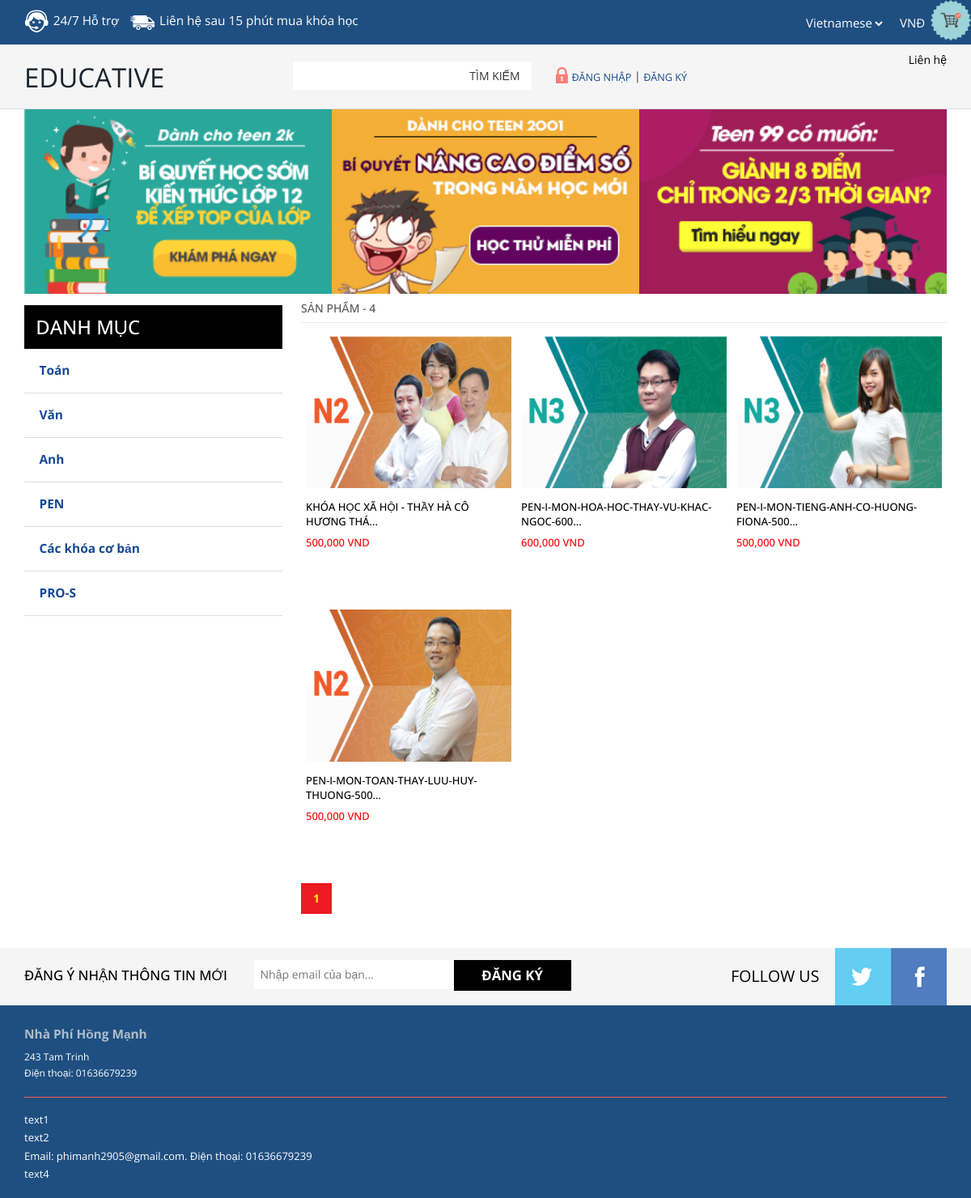
The app's page /product-child.php?id=17 with its own data.
### tables this page shows
CREATE TABLE `product` (
  `iID` int(64) NOT NULL,
  `iid_parent` int(64) NOT NULL,
  `product_name` varchar(128) NOT NULL,
  `cost` int(64) NOT NULL,
  `img_path` varchar(128) NOT NULL,
  `quantity` int(64) NOT NULL,
  `description` text NOT NULL,
  `note` text NOT NULL,
  `sale` int(64) NOT NULL
);

CREATE TABLE `menu` (
  `iid_menu` int(64) NOT NULL,
  `vname` varchar(128) NOT NULL,
  `iparent` int(64) NOT NULL
);

CREATE TABLE `address_footer` (
  `iid_footer` int(64) NOT NULL,
  `vname` varchar(128) NOT NULL,
  `vaddress` varchar(128) NOT NULL,
  `vmobile` varchar(128) NOT NULL
);

### config.php (called while the page is built, shortened)
<?php
$host="localhost";
$user="root";
$password="";
$db="educative";
$connection=mysqli_connect("{$host}","{$user}","{$password}","{$db}") or die ('Could not connect database');
require_once "mysqli.class.php";
$db=new db();
?>

### mysqli.class.php (called while the page is built, shortened)
<?php
    class db{
        public function select($connection,$sql){
            $query=mysqli_query($connection,$sql);
            while($num=mysqli_fetch_array($query, MYSQLI_ASSOC)){
                $data[]=$num;
            }
            return $data;
        }
    }
?>

### product-child.php (the view, shortened to what this page needs)
<!DOCTYPE html>
<html>
<head>
    <link href="css/bootstrap.css" rel="stylesheet" type="text/css" media="all"/>
    <link href="css/style.css" rel="stylesheet" type="text/css" media="all"/>
</head>
<body>
<?php
include('header.php');
?>
<div class="container">
    <div class="col-md-4 fix-col-4">
        <a href="#"><img src="http://localhost/educative/Image/fix.png"> </a>
    </div>
    <div class="col-md-4 fix-col-4">
        <a href="#"><img src="http://localhost/educative/Image/275x165_(9).jpg"> </a>
    </div>
    <div class="col-md-4 fix-col-4">
        <a href="#"><img src="http://localhost/educative/Image/275x165_penm_hoc_thu.png"> </a>
    </div>
    <div class="women-product">
        <div class=" w_content">
            <div class="women">
                <a href="#"><h4>Sản phẩm -
                    <span>
                        <?php
                        $id = $_GET['id'];
                        $sql = "SELECT * FROM `product` where iid_parent=" . $id;
                        $query = mysql_query($sql);
                        $row = mysql_num_rows($query);
                        echo $row;
                        ?>
                    </span></h4></a>
                <div class="clearfix"></div>
            </div>
        </div>
        <?php
        $id = $_GET['id'];
        $db  = mysql_select_db('educative');
        $vitri = ($_GET['page'] - 1) * 9;
        $result = mysql_query('select * from product where iid_parent=' . $id.' limit '.$vitri.',9');
 while ($row1 = mysql_fetch_assoc($result)) {
     echo "<div class='grid-product'>";
     echo "<div class='product-grid'>";
     echo "<div class='content_box'>";
     echo " <a href='product-detail.php?id=" . $row1['iID'] . "'>";
     echo "<div class='left-grid-view grid-view-left'>";
     echo " <img src='" . $row1['img_path'] . "' class='img-responsive watch-right' alt=''/>";
     echo "</div>";
     echo "</a>";
     echo "</div>";
     echo "<h4><a href='product-detail.php?id=" . $row1['iID'] . "'>" . substr($row1['product_name'] ,0, 50) . "...</a></h4>";
     echo "<h4 class='giaban'>" . number_format($row1['cost']) . " VND</h4>";
     echo "</div>";
     echo "</div>";
 }
 $re = mysql_query('select * from product where iid_parent=' . $id.' ');
 $n = mysql_num_rows($re);
 $tong_so_trang = floor($n/10) + 1;
 for ($i=1 ; $i<=$tong_so_trang ; $i++) {
     if ($i == $_GET['page']) {
         echo ' <a class="phantrang active" >'.$i.'</a> ';
  } else {
         echo '<a class="phantrang" href="product-child.php?id='. $id.'&page='.$i.'">'.$i.'</a>';
   }
 }
?>
    </div>
    <?php
    include('sidebar.php');
    ?>
    <div class="clearfix"></div>
</div>
<?php
include('footer.php');
?>
</body>
</html>

### sidebar.php (shortened to what this page needs)
<?php
require_once "config.php";
mysqli_set_charset($connection, "utf8");
function  buiding_menu($parent, $menuData)
{
    $html = "";
    if (isset($menuData['iparent'][$parent])) {
        $html .= "<ul class='menu'>";
        foreach ($menuData['iparent'][$parent] as $value)
        {
            $html .= "<li>";
            $html .= "<a href='product-child.php?id=" . $menuData['items'][$value]['iid_menu'] . "'>" . $menuData['items'][$value]['vname'] . "</a>";
            $html .= buiding_menu($value, $menuData);
            $html .= "</li><script>$(function(){
$('.menu').prev('a').attr('href','#')
})</script>";
        }
        $html .= "</ul>";
    }
    return $html;
}
$result = $db->select($connection, "SELECT * FROM menu");
foreach ($result as $value) {
    $menuData['items'][$value['iid_menu']] = $value;
    $menuData['iparent'][$value['iparent']][] = $value['iid_menu'];
}
?>
<!DOCTYPE html PUBLIC "-//W3C//DTD XHTML 1.0 Transitional//EN"
    "http://www.w3.org/TR/xhtml1/DTD/xhtml1-transitional.dtd">
<html xmlns="http://www.w3.org/1999/xhtml" xml:lang="en" lang="en">
<head>
    <link rel="stylesheet" href="style.css"/>
</head>
<body>
<div class="group-side">
    <div class="sub-cate">
        <div class=" top-nav rsidebar span_1_of_left">
            <h3 class="cate"><a href="#">DANH MỤC</a></h3>
            <?php
            echo buiding_menu(0, $menuData);
            ?>
        </div>
    </div>
</div>
</body>
</html>

### footer.php (shortened to what this page needs)
<div class="footer">
    <div class="footer-top">
        <div class="container">
            <div class="latter">
                <h6>Đăng ý nhận thông tin mới</h6>
                <div class="sub-left-right">
                    <form>
                        <input name="name-ip" id="name-ip" type="text" value="Nhập email của bạn..." onfocus="this.value = '';"
                               onblur="if (this.value == '') {this.value = 'Nhập email của bạn...';}"/>
                        <input class="ip-button-newsfeed" type="button" value="ĐĂNG KÝ" onclick="load_ajax()"/>
                    </form>
                </div>
            </div>
            <div class="latter-right">
                <p>FOLLOW US</p>
                <ul class="face-in-to">
                    <li><a href="#"><span> </span></a></li>
                    <li><a href="https://www.facebook.com/biet.l.j"><span class="facebook-in"> </span></a></li>
                </ul>
                <div class="clearfix"></div>
            </div>
        </div>
    </div>
    <div class="footer-bottom">
        <div class="container">
            <?php
            include "host.php";
            mysqli_set_charset($connect, "utf8");
            $sql_tdf = mysqli_query($connect, "SELECT * FROM address_footer");
            while ($row = mysqli_fetch_array($sql_tdf)) {
                echo "<div class='footer-bottom-cate col-md-3'><h6>".$row['vname']."</h6><div class='group-footer'>";
                echo "<span>".$row['vaddress']."</span><br>";
                echo "<span>Điện thoại: ".$row['vmobile']."</span>";
                echo "</div></div>";
            }
            ?>
            <div class="clearfix"></div>
            <div class="col-md-12 fix-add-footer">
                <div class="add-footer">
                    <ul>
                        <li>text1</li>
                        <li>text2</li>
                        <li>Email: phimanh2905@gmail.com. Điện thoại: 01636679239</li>
                        <li>text4</li>
                    </ul>
                </div>
            </div>
        </div>
    </div>
</div>

### css/style.css (style rules this page uses)
body { background: #fff; font-family: 'Open Sans', sans-serif; }
body a { transition: 0.5s all; -webkit-transition: 0.5s all; -o-transition: 0.5s all; -ms-transition: 0.5s all; -moz-transition: 0.5s all; }
.cate a { color: #fff; }
h4.giaban { color: red; }
h3.cate { color: #fff; font-size: 1.7em; padding: 0.6em ; background: #000; margin: 0; }
ul.menu { background: #fff; }
ul { padding: 0; list-style: none; }
.menu > li > a { width: 100%; line-height: 3.5em; text-indent: 1.2em; display: block; position: relative; color: #154992; font-size: 1.1em; text-decoration:none; border-bottom: 1px solid #ddd; font-weight:700; }
.sub-cate,.slide-grid { float: left; }
.top-nav { border: none; }
.sub-cate { width: 100%; margin: 1em 1em 0 0; }
.women-product,.account_grid,.register,.single_top,.main { width: 70%; float: right; }
.women { text-align: left; border-bottom: 1px solid #ebebeb; }
.women h4 { float:left; font-size:1em; text-transform:uppercase; color: #333333; }
.women h4 { color:#555555; }
.grid-product { display:block; margin: 2% 0; }
.product-grid h4 { font-size: 13px; margin-top: 5px; }
.product-grid h4 a { text-transform:uppercase; color:#000000; line-height: 18px; }
.product-grid { float: left; width: 33.333%; height: 338px; padding: 0 6px; }
.left-grid-view { overflow: hidden; position: relative; margin-bottom: 1em; }
.grid-view-left img { -webkit-transition: all 0.3s ease-in-out; -moz-transition: all 0.3s ease-in-out; -o-transition: all 0.3s ease-in-out; -ms-transition: all 0.3s ease-in-out; transition: all 0.3s ease-in-out; margin: 0 auto; height: 188px; }
.footer-top { background: #F5F5F5; margin: 3em 0 0; }
.latter { float:left; width:65%; }
.latter h6 { margin: 1.5em 1em 0 0; font-size: 1.2em; color: #000; float: left; width: 36%; text-transform: uppercase; }
.latter-right { float:right; }
.latter-right p { font-size: 1.4em; color: #000; margin: 1.1em 1em; float: left; }
ul.face-in-to { float:left; padding:0; margin:0; }
ul.face-in-to li { display:inline-block; float:left; }
ul.face-in-to li a span { background: url(../Image_Thanh/img-sprite.png) -281px 0px; width: 69px; height: 71px; display: block; }
ul.face-in-to li a span.facebook-in { background-position:-350px 0px; }
.latter input[type="text"] { border: none; outline: none; background: #fff; font-size:1em; color:#777; width:61%; padding:8px; margin:0; }
.latter input[type="submit"],.ip-button-newsfeed { outline: none; cursor: pointer; width: 35%; padding: 7px; background: #000; color: #fff; font-size:1.2em; font-weight: 700; border: none; position: absolute; left: 14.7em; top: 15px; -webkit-apperance:none; }
.sub-left-right { float: left; position: relative; width: 56%; padding: 1.1em 0; }
.footer-bottom-cate { float: left; width: 25%; margin-bottom: 20px; padding: 0; }
.footer-bottom-cate h6 { font-size: 1.1em; color: #b0bdca; margin: 0 0 0.5em; font-weight: 700; }
.footer-bottom { padding: 2em 0 5em; padding-bottom: 8px; background: #1f4f80; }
.footer { background: #ED1C24; }
.group-side { width: 319px; }
.col-md-4.fix-col-4 { margin: 0; padding: 0; }
.col-md-4.fix-col-4 img { width: 100%; }
.phantrang { background: #EAEAEA; display: inline-block; text-align: center; line-height: 24px; font-weight: bold; padding: 7px 15px; }
.phantrang.active { background: #ED1C24; color: #F9F416; }
.group-footer span { color: #fff; font-weight: normal; font-size: 12px; }
.fix-add-footer { padding: 0; }
.add-footer li { color: #fff; font-size: 13px; padding: 2px 0; }
.fix-add-footer { border-top: solid 1px #FF5259; padding-top: 16px; }

### admin/assets/css/style.css (style rules this page uses)
html, body { height: 100%; }

### records on screen
product: img_path (picture), product_name "KHÓA HỌC XÃ HỘI - THẦY HÀ CÔ HƯƠNG THÁ", cost "500,000"
product: img_path (picture), product_name "PEN-I-MON-HOA-HOC-THAY-VU-KHAC-NGOC-600", cost "600,000"
product: img_path (picture), product_name "PEN-I-MON-TIENG-ANH-CO-HUONG-FIONA-500", cost "500,000"
product: img_path (picture), product_name "PEN-I-MON-TOAN-THAY-LUU-HUY-THUONG-500", cost "500,000"
menu: vname "Toán"
menu: vname "Văn"
menu: vname "Anh"
menu: vname "PEN"
address_footer: vname "Nhà Phí Hồng Mạnh", vaddress "243 Tam Trinh", vmobile "01636679239"

### other values on screen
$row "4"
$menuData['items'][$value]['vname'] "Các khóa cơ bản"
$menuData['items'][$value]['vname'] "PRO-S"
